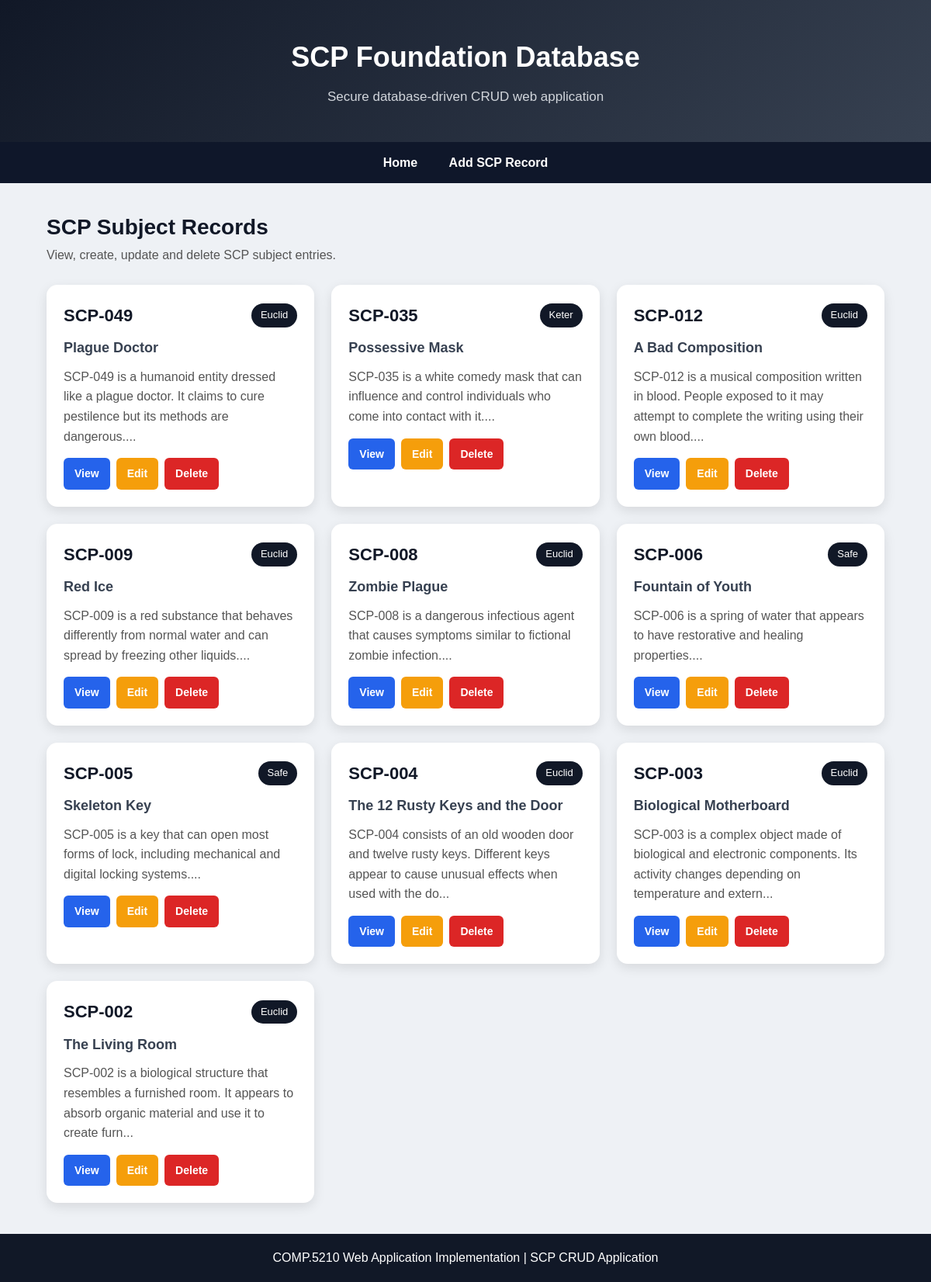
The page / on the database its author committed.
### tables this page shows
CREATE TABLE scp_subjects (
    id INT AUTO_INCREMENT PRIMARY KEY,
    item_number VARCHAR(20) NOT NULL,
    object_class VARCHAR(50) NOT NULL,
    title VARCHAR(150) NOT NULL,
    containment TEXT NOT NULL,
    description TEXT NOT NULL,
    created_at TIMESTAMP DEFAULT CURRENT_TIMESTAMP
);

### index.php (the view, shortened to what this page needs)
<?php include "includes/db.php"; ?>
<!DOCTYPE html>
<html lang="en">
<head>
    <link rel="stylesheet" href="style.css">
</head>
<body>
<header class="hero">
    <h1>SCP Foundation Database</h1>
    <p>Secure database-driven CRUD web application</p>
</header>
<nav class="navbar">
    <a href="index.php">Home</a>
    <a href="create.php">Add SCP Record</a>
</nav>
<main class="container">
    <section class="title-section">
        <h2>SCP Subject Records</h2>
        <p>View, create, update and delete SCP subject entries.</p>
    </section>
    <section class="grid">
        <?php
        $sql = "SELECT * FROM scp_subjects ORDER BY id DESC";
        $result = mysqli_query($conn, $sql);
        while ($row = mysqli_fetch_assoc($result)) {
        ?>
        <div class="card">
            <div class="card-header">
                <h3><?php echo htmlspecialchars($row['item_number']); ?></h3>
                <span><?php echo htmlspecialchars($row['object_class']); ?></span>
            </div>
            <h4><?php echo htmlspecialchars($row['title']); ?></h4>
            <p>
                <?php echo htmlspecialchars(substr($row['description'], 0, 130)); ?>...
            </p>
            <div class="button-group">
                <a class="btn view" href="view.php?id=<?php echo $row['id']; ?>">View</a>
                <a class="btn edit" href="edit.php?id=<?php echo $row['id']; ?>">Edit</a>
                <a class="btn delete" href="delete.php?id=<?php echo $row['id']; ?>" onclick="return confirm('Are you sure you want to delete this record?');">Delete</a>
            </div>
        </div>
        <?php } ?>
    </section>
</main>
<footer>
    <p>COMP.5210 Web Application Implementation | SCP CRUD Application</p>
</footer>
</body>
</html>

### style.css (style rules this page uses)
* { margin: 0; padding: 0; box-sizing: border-box; }
body { font-family: Arial, Helvetica, sans-serif; background: #eef1f5; color: #222; line-height: 1.6; }
.hero { background: linear-gradient(135deg, #111827, #374151); color: white; padding: 45px 20px; text-align: center; }
.hero h1 { font-size: 36px; margin-bottom: 8px; }
.hero p { color: #d1d5db; font-size: 17px; }
.navbar { background: #0f172a; padding: 14px; text-align: center; }
.navbar a { color: white; text-decoration: none; margin: 0 18px; font-weight: bold; }
.container { width: 90%; max-width: 1150px; margin: 35px auto; }
.title-section { margin-bottom: 25px; }
.title-section h2 { font-size: 28px; color: #111827; }
.title-section p { color: #555; }
.grid { display: grid; grid-template-columns: repeat(auto-fit, minmax(290px, 1fr)); gap: 22px; }
.card { background: white; padding: 22px; border-radius: 14px; box-shadow: 0 5px 15px rgba(0,0,0,0.10); transition: 0.3s ease; }
.card-header { display: flex; justify-content: space-between; align-items: center; margin-bottom: 10px; }
.card-header h3 { color: #111827; font-size: 22px; }
.card-header span { background: #111827; color: white; padding: 5px 12px; border-radius: 20px; font-size: 13px; }
.card h4 { color: #374151; margin-bottom: 10px; font-size: 18px; }
.card p { color: #555; margin-bottom: 15px; }
.button-group { display: flex; gap: 8px; flex-wrap: wrap; }
.btn { padding: 9px 14px; border-radius: 6px; text-decoration: none; color: white; font-size: 14px; font-weight: bold; }
.view { background: #2563eb; }
.edit { background: #f59e0b; }
.delete { background: #dc2626; }
footer { background: #111827; color: white; text-align: center; padding: 18px; margin-top: 40px; }

### rows shown on the page
scp_subjects: item_number "SCP-049", object_class "Euclid", title "Plague Doctor", description "SCP-049 is a humanoid entity dressed like a plague doctor. It claims to cure pestilence but its methods are dangerous."
scp_subjects: item_number "SCP-035", object_class "Keter", title "Possessive Mask", description "SCP-035 is a white comedy mask that can influence and control individuals who come into contact with it."
scp_subjects: item_number "SCP-012", object_class "Euclid", title "A Bad Composition", description "SCP-012 is a musical composition written in blood. People exposed to it may attempt to complete the writing using their own blood."
scp_subjects: item_number "SCP-009", object_class "Euclid", title "Red Ice", description "SCP-009 is a red substance that behaves differently from normal water and can spread by freezing other liquids."
scp_subjects: item_number "SCP-008", object_class "Euclid", title "Zombie Plague", description "SCP-008 is a dangerous infectious agent that causes symptoms similar to fictional zombie infection."
scp_subjects: item_number "SCP-006", object_class "Safe", title "Fountain of Youth", description "SCP-006 is a spring of water that appears to have restorative and healing properties."
scp_subjects: item_number "SCP-005", object_class "Safe", title "Skeleton Key", description "SCP-005 is a key that can open most forms of lock, including mechanical and digital locking systems."
scp_subjects: item_number "SCP-004", object_class "Euclid", title "The 12 Rusty Keys and the Door", description "SCP-004 consists of an old wooden door and twelve rusty keys. Different keys appear to cause unusual effects when used with the do"
scp_subjects: item_number "SCP-003", object_class "Euclid", title "Biological Motherboard", description "SCP-003 is a complex object made of biological and electronic components. Its activity changes depending on temperature and extern"
scp_subjects: item_number "SCP-002", object_class "Euclid", title "The Living Room", description "SCP-002 is a biological structure that resembles a furnished room. It appears to absorb organic material and use it to create furn"
